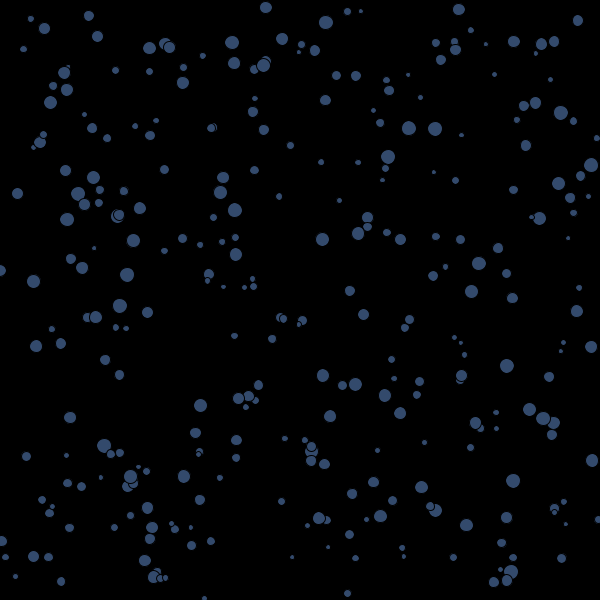
Frame 1 (no input)
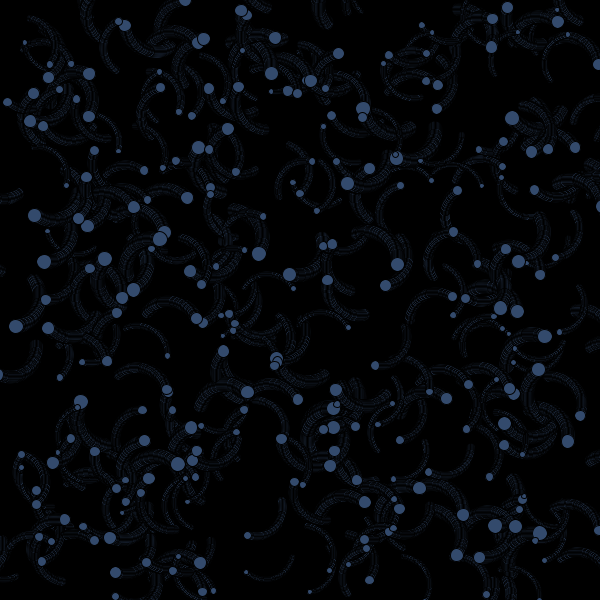
Frame 60 (the mouse pressed at the canvas centre just before this capture)
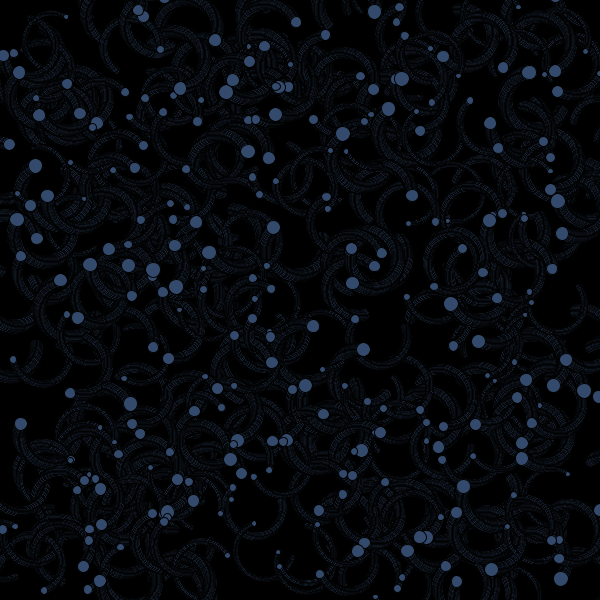
Frame 120 (the mouse held since frame 60 and released just before this capture)

The Processing sketch that drew these frames (run headless with seeded random() and noise(); from frame 60 on, the mouse is pressed at the canvas centre):

// Processing sketch: processing_73007
// ── processing_73007.pde

int botCount = 300;
 Bot[] b = new Bot[botCount];

 void setup(){
 size(600,600);
 background(0);
 frameRate(500000);
 // noStroke();
 smooth();
 colorMode(RGB, width);
 for(int i=0;i<b.length;i++){
 b[i] = new Bot(random(width),random(height), random(10)+5,random(360));
 }
 }
 int a=0;
 int x=0;

 void draw(){

 fill(122,175,255);

 
for(int i=0;i<b.length;i++){
 b[i].update();
 b[i].render();
 }
 }

 class Bot{
 float x;
 float y;
 float d;
 float a;
 
public Bot(float newX, float newY, float newD, float newA){
 x= newX;
 y= newY;
 d= newD;
 a= newA;
 }
 void update(){
 float xInc = cos(radians(a));
 float yInc = sin(radians(a+=2));
 
x+=xInc;
 y+=yInc;
 } 
void render(){
 ellipse (x, y, d, d);
 
} 
}
